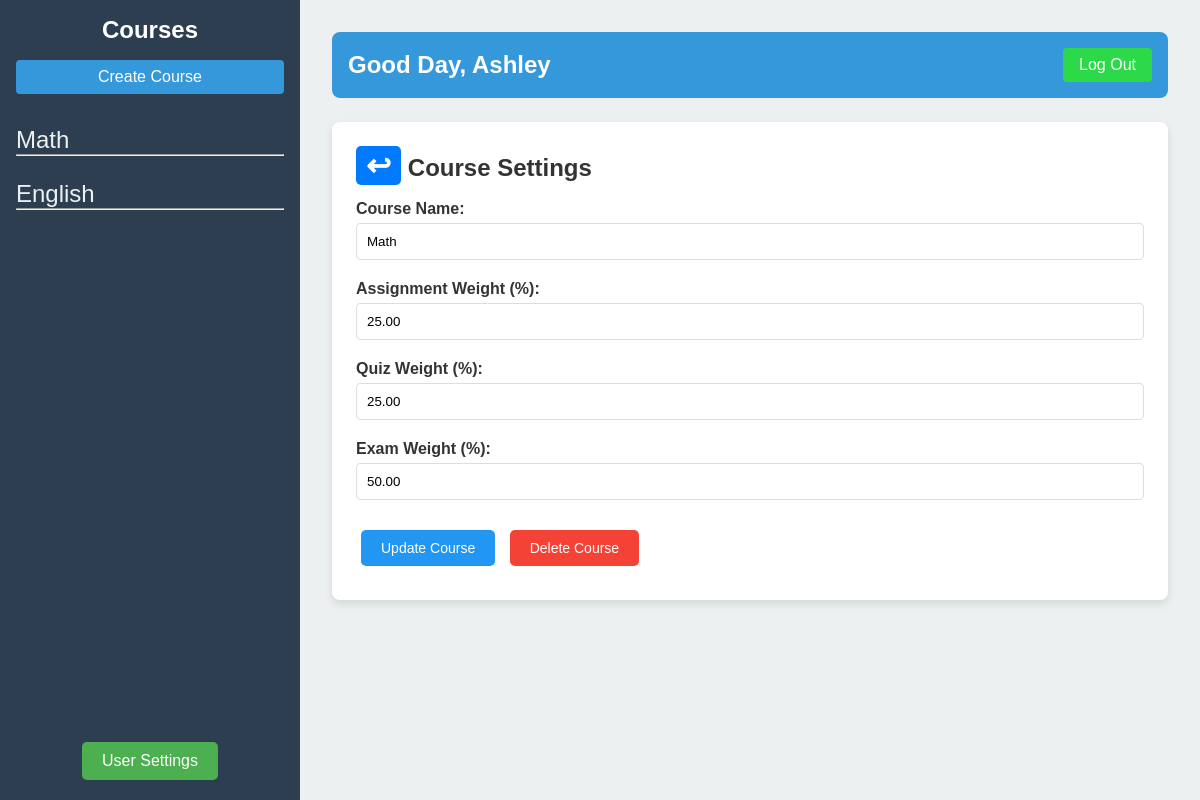
The app's page /Dashboard/Teacher Dash/Functionalities/Course/course_settings.php?course_id=1 (signed in) with its own data.
### tables this page shows
CREATE TABLE `courses` (
  `course_id` int(11) NOT NULL,
  `course_name` varchar(100) NOT NULL,
  `teacher_id` int(11) NOT NULL,
  `assignment_weight` decimal(5,2) NOT NULL,
  `quiz_weight` decimal(5,2) NOT NULL,
  `exam_weight` decimal(5,2) NOT NULL
);

CREATE TABLE `users` (
  `user_id` int(11) NOT NULL,
  `first_name` varchar(50) NOT NULL,
  `last_name` varchar(50) NOT NULL,
  `username` varchar(50) NOT NULL,
  `email` varchar(255) NOT NULL,
  `password` varchar(255) NOT NULL,
  `role` enum('teacher','student') NOT NULL,
  `created_at` timestamp NOT NULL DEFAULT current_timestamp(),
  `reset_code` varchar(6) DEFAULT NULL,
  `reset_expiry` datetime DEFAULT NULL
);

### db.php (called while the page is built, shortened)
<?php
class Database{
    private $host = 'localhost';
    private $db_name = 'lms';
    private $username = 'root';
    private $password = '';
    public $conn;
    public function __construct() {
        $this->conn = new mysqli($this->host, $this->username, $this->password, $this->db_name);
    }
    public function getConnection(){
        return $this->conn;
    }
}
?>

### Dashboard/Classes/Dashboard.php (called while the page is built, shortened)
<?php
require_once 'crud.php';
class Dashboard
{
    private $crud;
    public function __construct()
    {
        $this->database = new Database();
        $this->conn =  $this->database->getConnection();
        $this->crud = new Crud($this->conn);
    }
    public function getUsername($user_id)
    {
        return $this->crud->readSingleRow(
            'SELECT first_name FROM users WHERE user_id = ?',
            [$user_id],
            'i'
        )['first_name'];
    }
    public function getCourses($teacher_id)
    {
        return $this->crud->readAllRows(
            'SELECT * FROM courses WHERE teacher_id = ?',
            [$teacher_id],
            'i'
        );
    }
}

### Dashboard/Classes/crud.php (called while the page is built, shortened)
<?php
require_once $_SERVER['DOCUMENT_ROOT'] . '/FinalProj/db.php';
class Crud
{
    private $conn;
    public function __construct($connection)
    {
        $this->conn = $connection;
    }
    public function readSingleRow($query, $params, $paramTypes)
    {
        $stmt = $this->conn->prepare($query);
        $stmt->bind_param($paramTypes, ...$params);
        $stmt->execute();
        return $stmt->get_result()->fetch_assoc();
    }
    public function readAllRows($query, $params, $paramTypes)
    {
        $stmt = $this->conn->prepare($query);
        $stmt->bind_param($paramTypes, ...$params);
        $stmt->execute();
        return $stmt->get_result();
    }
}
?>

### Dashboard/Classes/Course.php (called while the page is built, shortened)
<?php
require_once 'crud.php';
class CourseSettings
{
    private $crud;
    public function __construct()
    {
        $this->database = new Database();
        $this->conn =  $this->database->getConnection();
        $this->crud = new Crud($this->conn);
    }
    public function getCourseDetails($course_id)
    {
        return $this->crud->readSingleRow(
            'SELECT * FROM courses WHERE course_id = ?',
            [$course_id],
            'i'
        );
    }
}

### Dashboard/Teacher Dash/Functionalities/Course/course_settings.php (the view, shortened to what this page needs)
<?php
require_once $_SERVER['DOCUMENT_ROOT'] . '/FinalProj/db.php';
require_once $_SERVER['DOCUMENT_ROOT'] . '/FinalProj/Dashboard/Classes/Dashboard.php';
require_once $_SERVER['DOCUMENT_ROOT'] . '/FinalProj/Dashboard/Classes/Course.php';
$teacherDash = new Dashboard();
$courseSettings = new CourseSettings();
$user_id = $_SESSION['user_id'];
$teacher_name = htmlspecialchars($teacherDash->getUsername($user_id));
$courses = $teacherDash->getCourses($user_id);
$course_id = isset($_GET['course_id']) ? $_GET['course_id'] : null;
?>
<!DOCTYPE html>
<html lang="en">
<head>
    <link rel="stylesheet" href="style.css">
</head>
<body>
    <div class="dashboard">
        <?php include '../../Includes/sidebar.php'; ?>
        <main class="main-content">
            <?php include '../../Includes/header.php'; ?>
            <section id="course-details" class="section">
                <h2>
                    <a href="../../index.php?course_id=<?php echo $course_id; ?>" class="back-button">&#8617;</a>
                    Course Settings
                </h2>
                <?php if ($course_id): ?>
                    <?php $courseDetails = $courseSettings->getCourseDetails($course_id); ?>
                    <form action="<?php echo htmlspecialchars($_SERVER['PHP_SELF']); ?>" method="POST">
                        <label for="course_name">Course Name:</label>
                        <input type="text" id="course_name" name="course_name" value="<?php echo htmlspecialchars($courseDetails['course_name']); ?>" required>
                        <label for="assignment_weight">Assignment Weight (%):</label>
                        <input type="number" id="assignment_weight" name="assignment_weight" value="<?php echo $courseDetails['assignment_weight']; ?>" required>
                        <label for="quiz_weight">Quiz Weight (%):</label>
                        <input type="number" id="quiz_weight" name="quiz_weight" value="<?php echo $courseDetails['quiz_weight']; ?>" required>
                        <label for="exam_weight">Exam Weight (%):</label>
                        <input type="number" id="exam_weight" name="exam_weight" value="<?php echo $courseDetails['exam_weight']; ?>" required>
                        <button type="submit" name="update_course" class="update-btn">Update Course</button>
                        <button type="submit" name="delete_course" class="delete-btn" onclick="return confirm('Are you sure you want to delete this course?');">Delete Course</button>
                    </form>
                <?php else: ?>
                    <p>No course selected.</p>
                <?php endif; ?>
            </section>
        </main>
    </div>
</body>
</html>

### Dashboard/Teacher Dash/Includes/sidebar.php
<aside class="sidebar">
    <h2>Courses</h2>
    <div class="create-course">
        <a href="/FinalProj/Dashboard/Teacher Dash/Functionalities/Course/create_course.php">Create Course</a>
    </div>
    <nav>
        <ul>
            <?php while ($row = $courses->fetch_assoc()) { ?>
                <li>
                    <a href="<?php echo '/FinalProj/Dashboard/Teacher Dash/index.php?course_id=' . htmlspecialchars($row['course_id']); ?>">
                        <?php echo htmlspecialchars($row['course_name']); ?>
                    </a>
                    <hr>
                </li>
            <?php } ?>
        </ul>
    </nav>
    <div class="user-settings">
        <a href="/FinalProj/Dashboard/Teacher Dash/Functionalities/UserSettings/user_settings.php">User Settings</a>
    </div>
</aside>

### Dashboard/Teacher Dash/Includes/header.php
<header class="header">
    <div class="user-info">
        <h1>Good Day, <?php echo htmlspecialchars($teacher_name); ?></h1>
    </div>
    <a href="/FinalProj/Authentication/logout.php" class="logout">Log Out</a>
</header>

### Dashboard/Teacher Dash/Functionalities/Course/style.css (style rules this page uses)
* { margin: 0; padding: 0; box-sizing: border-box; }
body { font-family: Arial, sans-serif; color: #333; }
.dashboard { display: flex; min-height: 100vh; }
.sidebar { width: 30%; max-width: 300px; background-color: #2C3E50; color: #fff; padding: 16px; }
.sidebar h2 { font-size: 24px; margin-bottom: 16px; text-align: center; }
.create-course a { display: inline-block; color: #fff; background-color: #3498db; padding: 8px; text-align: center; border-radius: 4px; text-decoration: none; width: 100%; }
.sidebar nav ul { list-style-type: none; margin-top: 32px; }
.sidebar nav ul li { margin: 24px 0; }
.sidebar nav ul li a { margin-top: 800px; color: #ecf0f1; text-decoration: none; font-size: 24px; }
.sidebar { position: relative; height: 100vh; padding-bottom: 20px; }
.user-settings { position: absolute; bottom: 20px; left: 50%; transform: translateX(-50%); }
.user-settings a { display: inline-block; text-decoration: none; background-color: #4CAF50; color: white; padding: 10px 20px; font-size: 16px; text-align: center; border-radius: 5px; transition: background-color 0.3s; border: none; box-sizing: border-box; }
.header { display: flex; justify-content: space-between; align-items: center; background-color: #3498db; padding: 16px; border-radius: 8px; color: #fff; }
.header h1 { font-size: 24px; margin: 0; }
.header .logout { color: #fff; text-decoration: none; background-color: #2cda49; padding: 8px 16px; border-radius: 4px; font-size: 16px; }
.section { background-color: #fff; border-radius: 8px; padding: 24px; margin-top: 24px; box-shadow: 0 4px 8px rgba(0, 0, 0, 0.1); }
.main-content { flex: 1; padding: 32px; background-color: #ecf0f1; }
.back-button { display: inline-block; font-size: 30px; padding: 2px 10px; background-color: #007bff; color: white; text-decoration: none; border-radius: 5px; margin-bottom: 15px; }
.update-btn, .delete-btn { padding: 10px 20px; border: none; border-radius: 5px; cursor: pointer; color: white; font-size: 14px; margin: 10px 5px; transition: background-color 0.3s ease; }
.update-btn { background-color: #2196F3; }
.delete-btn { background-color: #f44336; }
form label { font-weight: bold; display: block; margin-bottom: 5px; }
form input[type="text"], form input[type="number"] { width: 100%; padding: 10px; margin-bottom: 20px; border: 1px solid #ddd; border-radius: 4px; }
form button { margin-top: 10px; margin-right: 10px; }

### records on screen
courses: course_name "Math", assignment_weight "25.00", quiz_weight "25.00", exam_weight "50.00"
courses: course_name "English"
users: first_name "Ashley"
